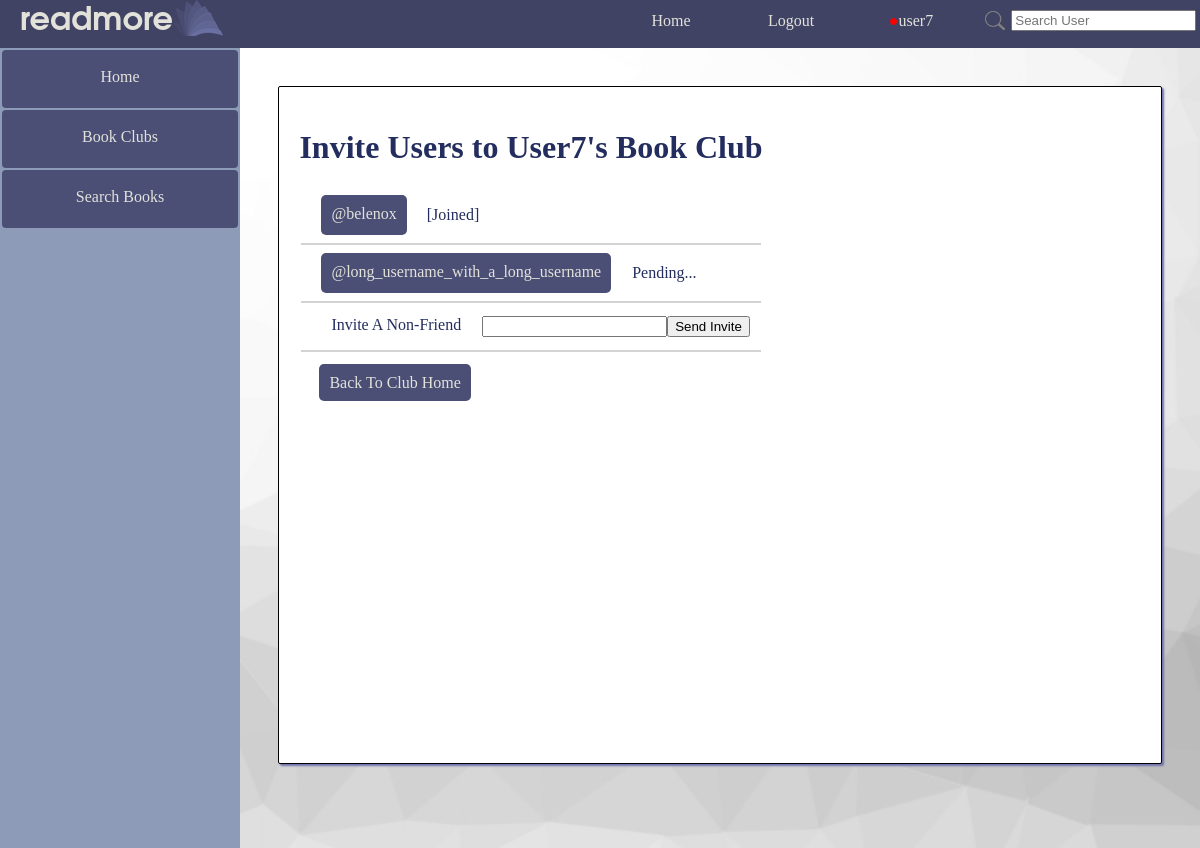
The app's page /readmore/invite_to_club/5/ (signed in), older data.
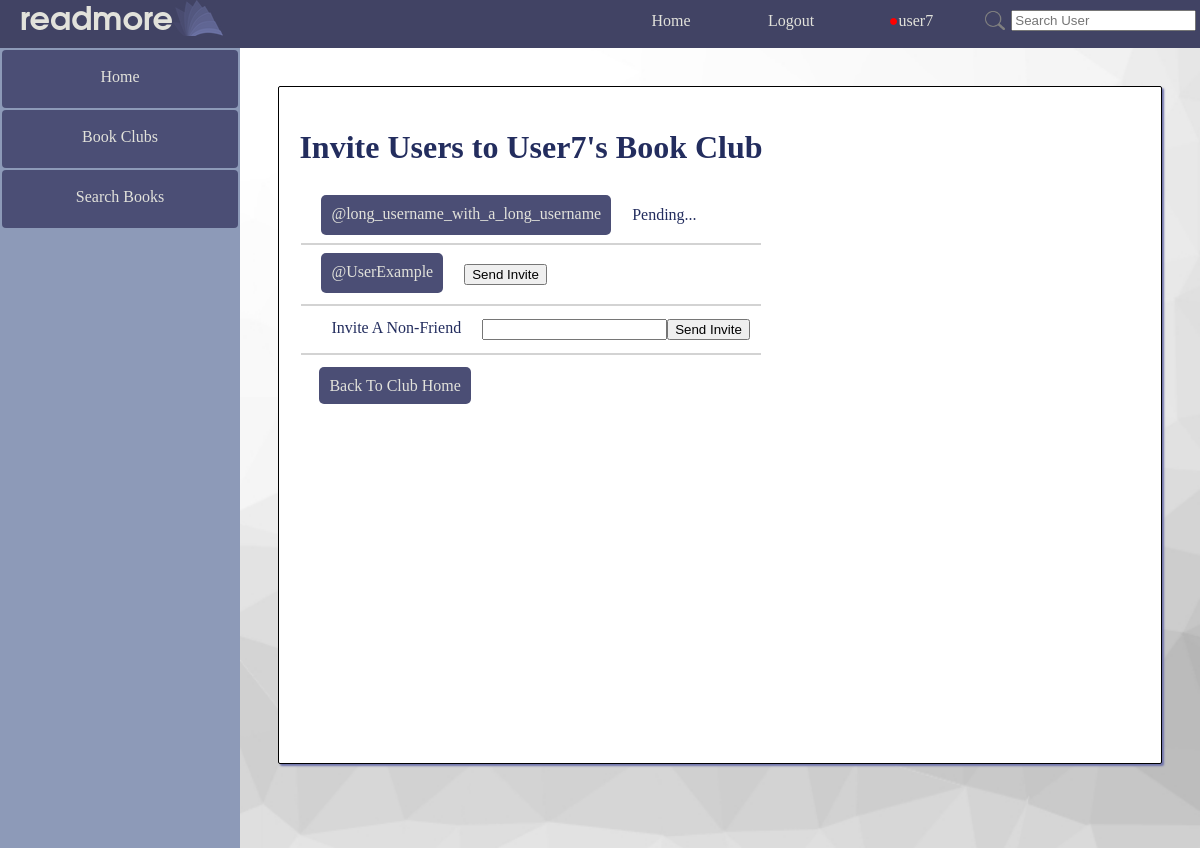
The same page, newer data.
### readmore_app/models.py (models this page shows, shortened)
class UserExt(User):
    user_friends = models.ManyToManyField('UserExt', related_name="friends")
    user_birthdate = models.DateField()
    user_bio = models.TextField(default="This user hasn't written a bio :(")
    user_pending_friends = models.ManyToManyField('UserExt', related_name="pending_friends")
    user_reading_log = models.ManyToManyField('ReadingLogBook', related_name="reading_log")

### readmore_app/views.py (the view)
# urls.py: path('invite_to_club/<int:club_id>/', views.invite_to_club, name='invite_to_club'),
def invite_to_club(request, club_id):
    if request.user.is_authenticated:
        club = get_object_or_404(Club, club_id=club_id)
        real_user = get_object_or_404(UserExt, id=request.user.id)
        if club.club_owner != real_user:
            return redirect(reverse('readmore_app:club', kwargs={'club_id': club.club_id}))
        return render(request, "readmore_app/invite_to_club.html", {"real_user": real_user, "club": club})
    else:
        return redirect(reverse('readmore_app:login'))

### readmore_app/templatetags/extras.py (called while the page is built)
@register.simple_tag
def num_notifications(user_id):
    try:
        this_user = UserExt.objects.get(pk=user_id)
        return Notification.objects.filter(notification_user=this_user).count()
    except Exception as e:
        return ""

### readmore_app/templates/readmore_app/invite_to_club.html (shortened to what this page needs)
{% extends parent_template|default:"base.html" %}
{% load static %}
{% block content %}
<div class="basic_card">
    <h1> Invite Users to {{ club.club_name }}</h1>
    <table>
    {% for friend in real_user.user_friends.all %}
        <tr id="friend{{ friend.id }}" style="display:flex; flex-wrap:wrap;">
            <td style="padding-left: 20px; display:flex;justify-content: center;">
                <a style="height: 20px; margin-top: 5px;" href="{% url 'readmore_app:profile' friend.id %}" class="anchor_button">@{{ friend.username }}</a>  {% if friend in club.club_users.all %}<p style="padding-left: 20px;">[Joined]</p>{% endif %}
            </td>
            <td style="padding-left: 20px;">
                <p id="invitebutton{{ friend.id }}">
                {% if friend not in club.club_users.all and friend not in club.club_pending_invites.all %}
                <button onclick="inviteMember({{ friend.id }}, {{ club.club_id }});">Send Invite</button>
                {% elif friend in club.club_pending_invites.all %}
                Pending...
                {% endif %}
                </p>
            </td>
        </tr>
        <tr id="friend{{ friend.id }}underline"><td colspan="2" bgcolor="lightgray"><td></tr>
    {% endfor %}
    <tr style="display:flex; flex-wrap:wrap; padding: 10px;">
        <td style="padding-left: 20px; display:flex;justify-content: center;">Invite A Non-Friend</td>
        <td style="padding-left: 20px;"><input type="text" name="username" id="username" /><button onclick="inviteNonfriend({{ club.club_id }});">Send Invite</button>  </td>
    </tr>
    <tr id="friend{{ friend.id }}underline"><td colspan="2" bgcolor="lightgray"><td></tr>
    </table>
    <a class="anchor_button" style="top: 20px; left: 20px; position: relative;" href="{% url 'readmore_app:club' club.club_id %}">Back To Club Home</a>
</div>
{% endblock %}

Row changes from the older to the newer data that the page shows:
no longer on this page (row unchanged): UserExt: username "belenox", shows "[Joined]"
added UserExt: username "UserExample"
